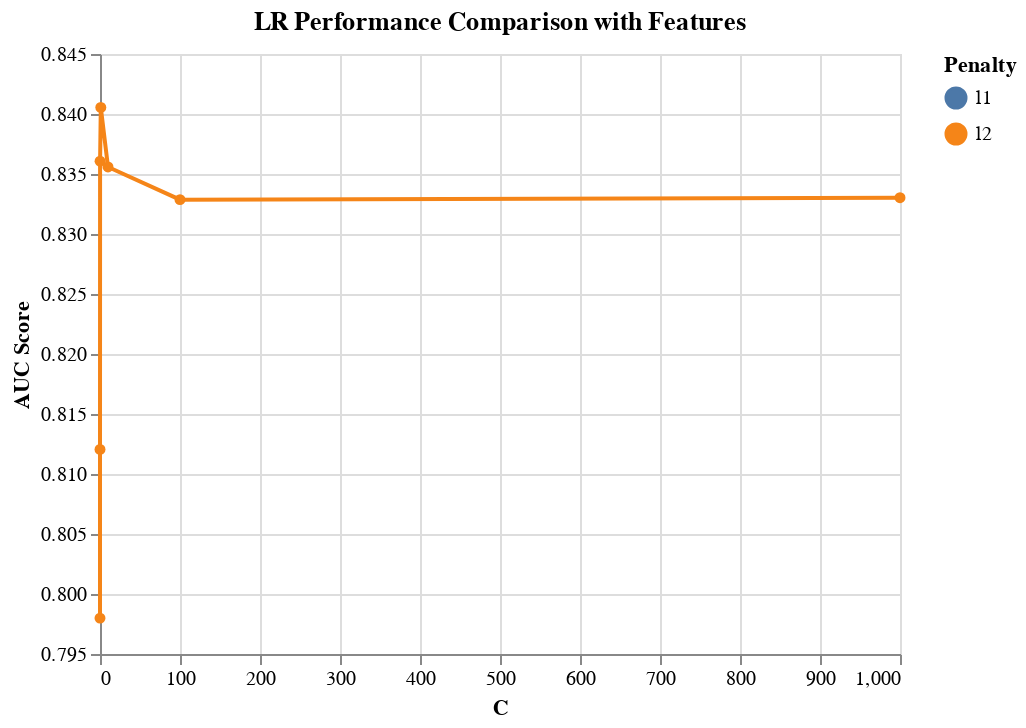

The code cell stored with this chart in its notebook:
### Markdown cell above
After fine-tuning, we have achieved a mean AUC score of **0.841**. The best performing LR parameters are :
* Number of Features = 46
* C = 1
* Penalty = l2

In order to check for any other possible combinations, we have used the grid search output.

### Code cell
results_LR = get_search_results(gs_pipe_LR)

results_LR_features = results_LR[results_LR['rfi_fs__n_features_'] == data.shape[1]]

alt.Chart(results_LR_features, 
          title='LR Performance Comparison with Features'
         ).mark_line(point=True).encode(
    alt.X('LR__C', title='C'),
    alt.Y('mean_score', title='AUC Score', scale=alt.Scale(zero=False)),
    alt.Color('LR__penalty:N', title='Penalty')
)

### Figure 1 — Vega-Lite specification as saved in the notebook (floating-point values rounded to 4 significant figures)
{"config": {"view": {"continuousWidth": 400, "continuousHeight": 300}}, "data": {"name": "data-e76938bb59c390211cf7d1a05839a6e5"}, "mark": {"type": "line", "point": true}, "encoding": {"color": {"type": "nominal", "field": "LR__penalty", "title": "Penalty"}, "x": {"type": "quantitative", "field": "LR__C", "title": "C"}, "y": {"type": "quantitative", "field": "mean_score", "scale": {"zero": false}, "title": "AUC Score"}}, "title": "LR Performance Comparison with Features", "$schema": "https://vega.github.io/schema/vega-lite/v4.8.1.json", "datasets": {"data-e76938bb59c390211cf7d1a05839a6e5": [{"mean_score": 0.8405, "std_score": 0.03175, "max_score": 0.8919, "min_score": 0.7968, "LR__C": 1, "LR__penalty": "l2", "rfi_fs__n_features_": 46}, {"mean_score": 0.8361, "std_score": 0.03381, "max_score": 0.8794, "min_score": 0.7856, "LR__C": 0.1, "LR__penalty": "l2", "rfi_fs__n_features_": 46}, {"mean_score": 0.8356, "std_score": 0.02804, "max_score": 0.8782, "min_score": 0.7958, "LR__C": 10, "LR__penalty": "l2", "rfi_fs__n_features_": 46}, {"mean_score": 0.833, "std_score": 0.02708, "max_score": 0.8746, "min_score": 0.796, "LR__C": 1000, "LR__penalty": "l2", "rfi_fs__n_features_": 46}, {"mean_score": 0.8329, "std_score": 0.02731, "max_score": 0.8742, "min_score": 0.7945, "LR__C": 100, "LR__penalty": "l2", "rfi_fs__n_features_": 46}, {"mean_score": 0.812, "std_score": 0.02899, "max_score": 0.8421, "min_score": 0.7633, "LR__C": 0.01, "LR__penalty": "l2", "rfi_fs__n_features_": 46}, {"mean_score": 0.798, "std_score": 0.02617, "max_score": 0.8218, "min_score": 0.7527, "LR__C": 0.001, "LR__penalty": "l2", "rfi_fs__n_features_": 46}, {"mean_score": null, "std_score": null, "max_score": null, "min_score": null, "LR__C": 0.001, "LR__penalty": "l1", "rfi_fs__n_features_": 46}, {"mean_score": null, "std_score": null, "max_score": null, "min_score": null, "LR__C": 0.01, "LR__penalty": "l1", "rfi_fs__n_features_": 46}, {"mean_score": null, "std_score": null, "max_score": null, "min_score": null, "LR__C": 0.1, "LR__penalty": "l1", "rfi_fs__n_features_": 46}, {"mean_score": null, "std_score": null, "max_score": null, "min_score": null, "LR__C": 1, "LR__penalty": "l1", "rfi_fs__n_features_": 46}, {"mean_score": null, "std_score": null, "max_score": null, "min_score": null, "LR__C": 10, "LR__penalty": "l1", "rfi_fs__n_features_": 46}, {"mean_score": null, "std_score": null, "max_score": null, "min_score": null, "LR__C": 100, "LR__penalty": "l1", "rfi_fs__n_features_": 46}, {"mean_score": null, "std_score": null, "max_score": null, "min_score": null, "LR__C": 1000, "LR__penalty": "l1", "rfi_fs__n_features_": 46}]}}
